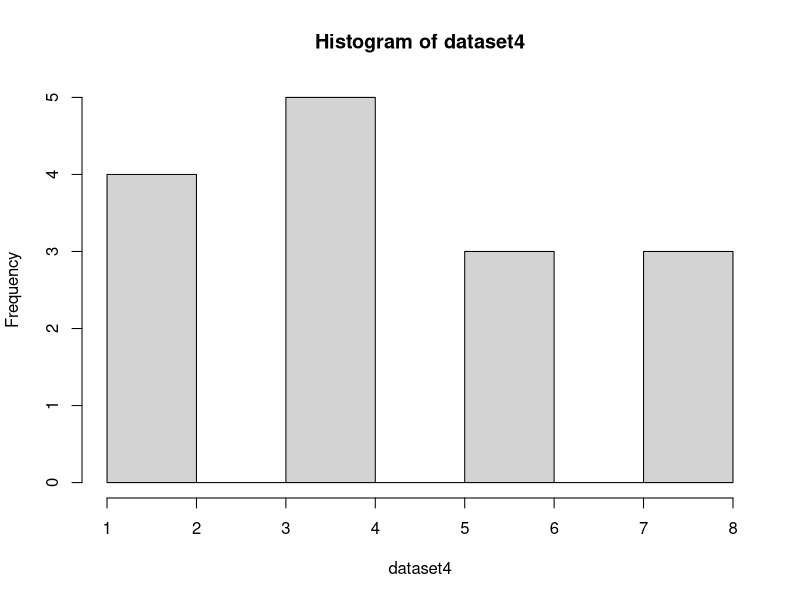
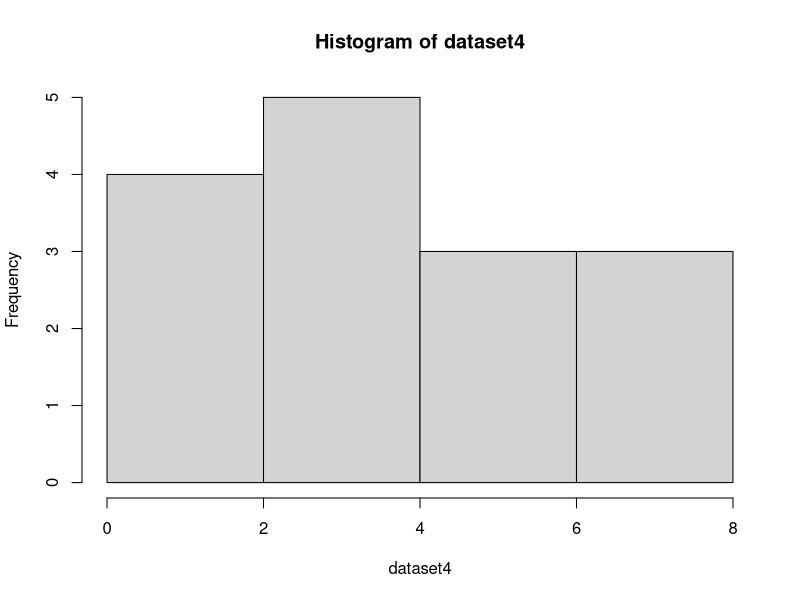
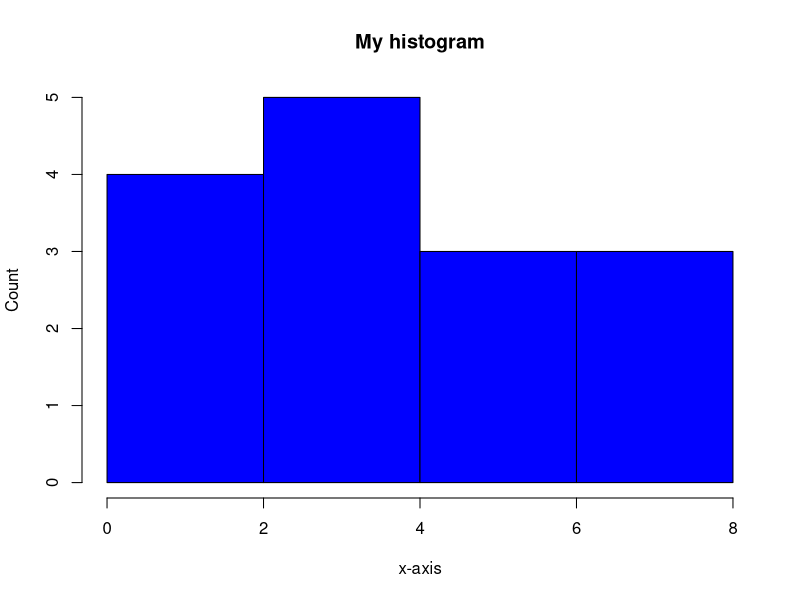
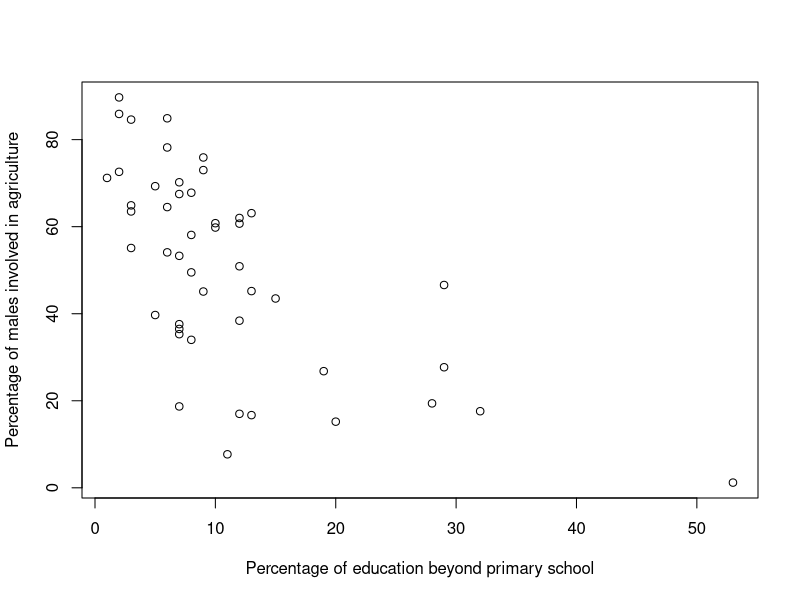
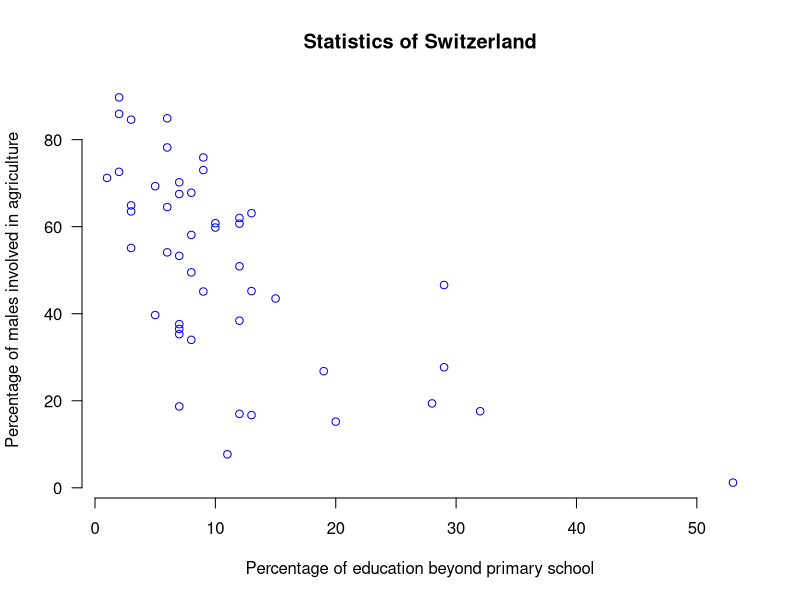
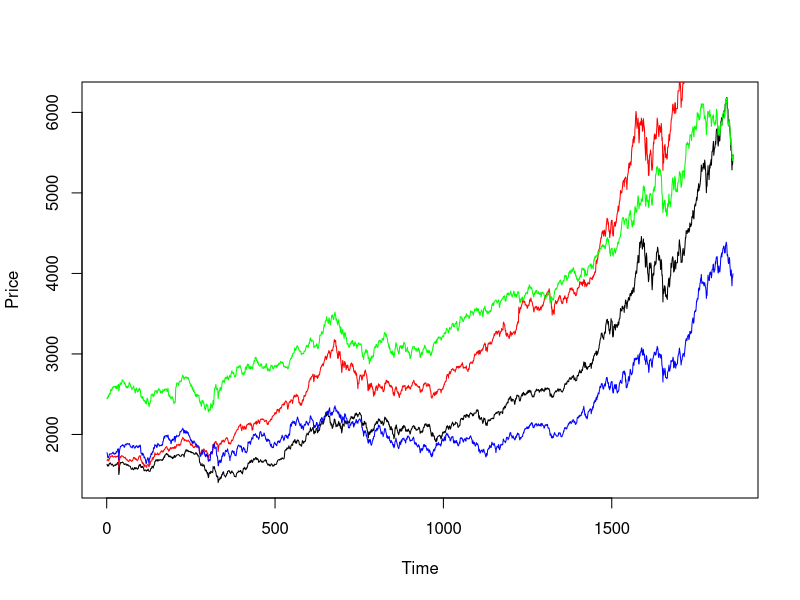
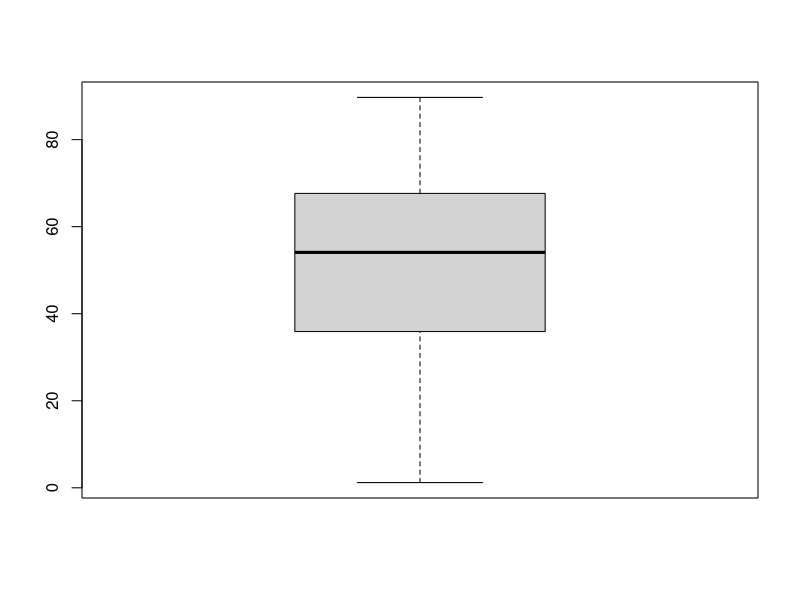
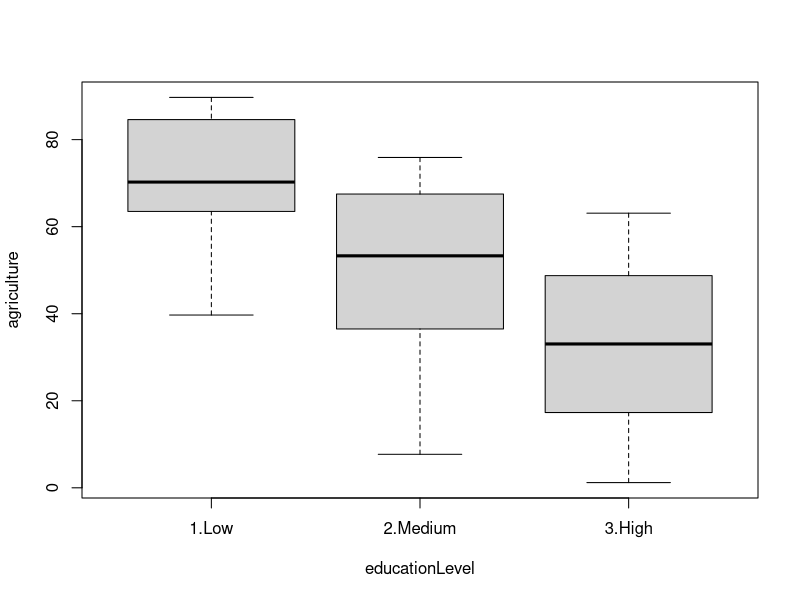

Here is the R script that generated these plots, in order:
## Statistics for Business with Applications in R and RStudio
##
## Chapter 2: Data visualization

## 2.2a ######################

dataset4 <- c(1.5, 5.5, 1.7, 7.2, 1.2, 7.9, 1.4, 3.6, 
              3.1, 3.8, 5.9, 3.6, 5.1, 3.2, 7.1)
hist(dataset4)

## 2.2c ######################

# The breaks argument determines the number of bars in the histogram
# see ?hist for more help on the hist() function
hist(dataset4, breaks = 4)

## 2.2 d ######################

hist(dataset4, breaks = 4, col = "blue",  # col sets the color of the bars
     xlab = "x-axis",                     # xlab sets the x-axis name
     ylab = "Count",                      # ylab sets the y-axis name
     main = "My histogram")               # main sets the title of the histogram

## 2.2e ######################

mean(dataset4)    # Mean: 4.12
median(dataset4)  # Median: 3.6

## 2.3a ######################

data(swiss)       # Import the swiss data

education   <- swiss$Education
agriculture <- swiss$Agriculture

## 2.3b ###################### 

plot(x = education, y = agriculture,
     xlab = "Percentage of education beyond primary school",
     ylab = "Percentage of males involved in agriculture")

## 2.3d ###################### 

plot(x = education, y = agriculture,
     xlab = "Percentage of education beyond primary school",
     ylab = "Percentage of males involved in agriculture",
     col = "blue",
     main = "Statistics of Switzerland",
     las = 1,                              # las sets the rotation of the y-axis labels
     bty = "n")                            # bty = "n" removes the outer lines of the plot

## 2.4a ######################

data(EuStockMarkets)
stockData <- data.frame(EuStockMarkets)

plot(stockData$DAX, 
     type = 'l',         # type = 'l' creates lines instead of dots
     xlab = 'Time',
     ylab = 'Price')

## 2.4b ###################### 

lines(stockData$SMI, col = "red")    # Add a line for the SMI stock
lines(stockData$CAC, col = "blue")   # Add a line for the CAC stock
lines(stockData$FTSE, col = "green") # Add a line for the FTSE stock

## 2.5a ######################

quantile(agriculture, type = 6)
# Minimum:        1.2
# First quartile: 35.3
# Median:         54.1
# Third quartile: 67.8
# Maximum:        89.7

## 2.5b ######################

boxplot(agriculture)

## 2.5c ######################

educationLevel <- rep('2.Medium', 47)
educationLevel[education <= 6] = '1.Low'
educationLevel[education >= 12] = '3.High'
table(educationLevel)

## 2.5d ######################

boxplot(agriculture ~ educationLevel)
